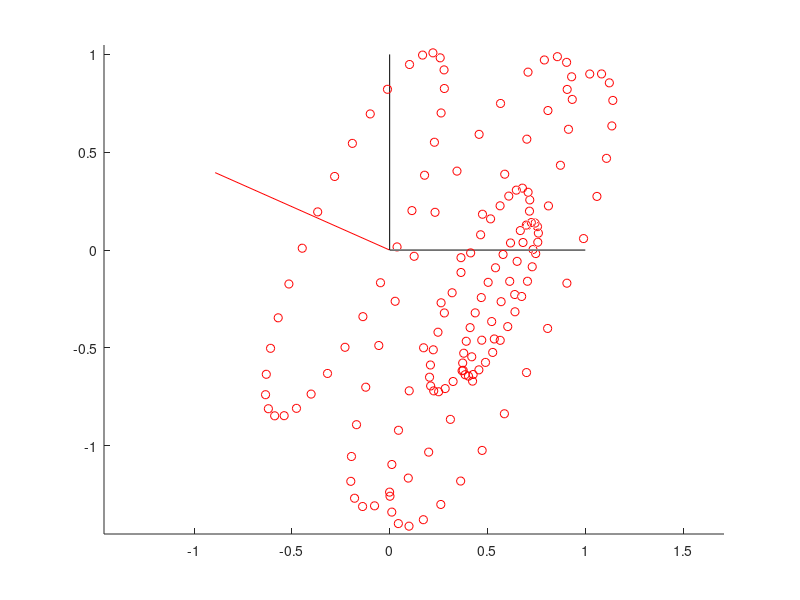

The MATLAB source for this figure:
% dmip exercise sheet 7
close all;
clear all;
clc;

%% exercise 1 - Axis-Angle Representation
% definition of rotation axis t
t = rand(3,1)*2-1;
t = t/norm(t);

% generate random points
points = rand(3,5);

% plot coordinate- and rotation-axes
hold on; 
plot3([0 1], [0 0], [0 0], 'black'); 
plot3([0 0], [0 1], [0 0], 'black'); 
plot3([0 0], [0 0], [0 1], 'black'); 
plot3([0 t(1)], [0 t(2)], [0 t(3)], 'r'); 
hold off;

for theta_rad = 0.1:0.2:2*pi
    theta_deg = theta_rad * 180 / pi;
    disp(['angle in degrees: ' num2str(theta_deg)]);

    % set up rotation matrix R with Rodrigues' formula
    skew_matrix = [0 -t(3) t(2); t(3) 0 -t(1); -t(2) t(1) 0];
    R = t*t' + (eye(3) - t*t')*cos(theta_rad) + skew_matrix*sin(theta_rad);

    % check if R is a valid rotation matrix
    if abs(det(R)-1) > 1e-4
        disp('determinant is not equal to 1');
    end
    
    % transform it back to axis-angle representation
    e = eig(R);
    theta_rad_transformed = acos((sum(e)-1)/2);
    error_theta = abs(pi-theta_rad_transformed) - abs(pi-theta_rad);
    t_transformed = null(R-eye(3));
    tmp = abs(t) ./ abs(t_transformed);
    tmp = tmp/mean(tmp);
    mse = norm(tmp - 1);
    disp(['mse of rotation axes (ignoring scaling): ' num2str(mse)]);
    disp(['Difference of rotation angle: ' num2str(error_theta)]);
    
    % rotate
    rotated = zeros(size(points));
    for i = 1:size(points,2)
        rotated(:,i) = R*points(:,i);
    end
    hold on;
    scatter3(rotated(1,:), rotated(2,:), rotated(3,:), 'r');
    hold off;
    axis equal;
    drawnow;
end

%% exercise 2 - Quaternions
% TODO

%% exercise 3 - Euler Angle Representation
% angles
tx = 1;
ty = 0.7;
tz = 2.2;

Rx = [1 0 0; 0 cos(tx) -sin(tx); 0 sin(tx) cos(tx)];
Ry = [cos(ty) 0 sin(ty); 0 1 0; -sin(ty) 0 cos(ty)];
Rz = [cos(tz) -sin(tz) 0; sin(tz) cos(tz) 0; 0 0 1];

R1 = Rz*Ry*Rx;
R2 = Rx*Ry*Rz;
R3 = Ry*Rx*Rz;

ty1 = asin(R1(1,3));
tz1 = acos(R1(1,1)/cos(ty1));
tx1 = asin(R1(2,3)/cos(ty1));

ty2 = asin(R2(1,3));
tz2 = acos(R2(1,1)/cos(ty2));
tx2 = asin(R2(2,3)/cos(ty2));

ty3 = asin(R3(1,3));
tz3 = acos(R3(1,1)/cos(ty3));
tx3 = asin(R3(2,3)/cos(ty3));

a = 1;
